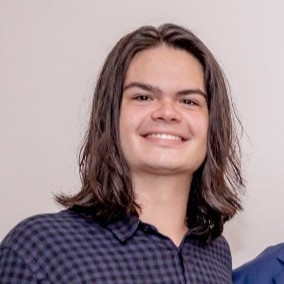
#> input picture image-test.jpg, 284 x 284 px
$ python translation.py --image image-test.jpg
#> lines starting #> are read from the running program, lines starting #| are printed output that depends on the picture
# coding: utf-8

# Importação de bibliotecas
import numpy as np
import argparse
import cv2
import matplotlib.pyplot as plt
#import opencv_jupyter_ui as jcv2
import imutils # biblioteca para redimensionar imagem

# Argumentos
ap = argparse.ArgumentParser()
ap.add_argument("-i", "--image", required=True,
    help="Path to the image")
args = vars(ap.parse_args())

# Carregando imagem
image = cv2.imread(args["image"])
#> image is the input picture: shape (284, 284, 3); mean B, G, R 143.1, 139.3, 157.7
cv2.imshow("Original", image)

# Matriz de translação
M = np.float32([[1, 0, 25], [0, 1, 50]])
# Aplicando a transformação
shifted = cv2.warpAffine(image, M, (image.shape[1], image.shape[0]))
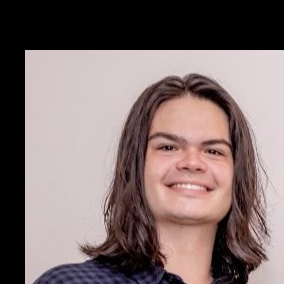
#> shifted: shape (284, 284, 3); mean B, G, R 110.2, 111.3, 128
cv2.imshow("Shifted Down and Right", shifted)
# Matriz de rotação
M = np.float32([[1, 0, -50], [0, 1, -90]])
# Aplicando a transformação
shifted = cv2.warpAffine(image, M, (image.shape[1], image.shape[0]))
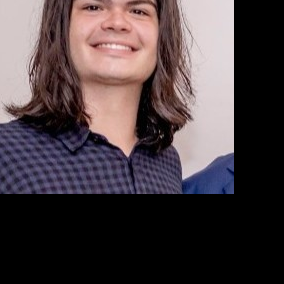
#> shifted: shape (284, 284, 3); mean B, G, R 67.2, 64.2, 75.8
cv2.imshow("Shifted Up and Left", shifted)

# Redimensionando imagem
shifted = imutils.translate(image, 0, 100)
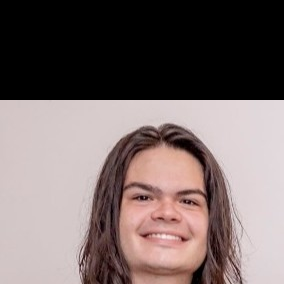
#> shifted: shape (284, 284, 3); mean B, G, R 105.7, 106.9, 121.1
cv2.imshow("Shifted Down", shifted)
cv2.waitKey(0)
